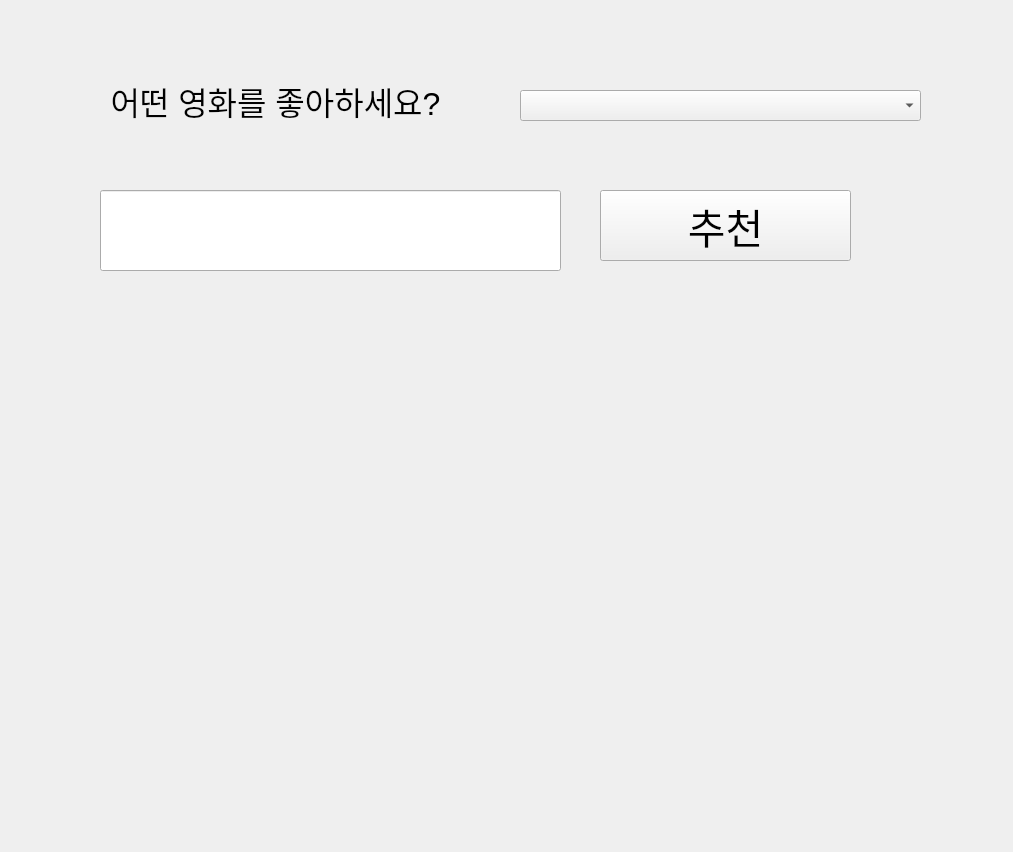
<?xml version="1.0" encoding="UTF-8"?>
<ui version="4.0">
 <class>Form</class>
 <widget class="QWidget" name="Form">
  <property name="geometry">
   <rect>
    <x>0</x>
    <y>0</y>
    <width>1013</width>
    <height>852</height>
   </rect>
  </property>
  <property name="windowTitle">
   <string>Form</string>
  </property>
  <widget class="QLabel" name="label">
   <property name="geometry">
    <rect>
     <x>10</x>
     <y>70</y>
     <width>531</width>
     <height>61</height>
    </rect>
   </property>
   <property name="font">
    <font>
     <pointsize>24</pointsize>
    </font>
   </property>
   <property name="text">
    <string>어떤 영화를 좋아하세요?</string>
   </property>
   <property name="alignment">
    <set>Qt::AlignCenter</set>
   </property>
  </widget>
  <widget class="QComboBox" name="cb_title">
   <property name="geometry">
    <rect>
     <x>520</x>
     <y>90</y>
     <width>401</width>
     <height>31</height>
    </rect>
   </property>
   <property name="font">
    <font>
     <pointsize>16</pointsize>
    </font>
   </property>
  </widget>
  <widget class="QLineEdit" name="le_keyword">
   <property name="geometry">
    <rect>
     <x>100</x>
     <y>190</y>
     <width>461</width>
     <height>81</height>
    </rect>
   </property>
   <property name="font">
    <font>
     <pointsize>20</pointsize>
    </font>
   </property>
  </widget>
  <widget class="QPushButton" name="btn_recommend">
   <property name="geometry">
    <rect>
     <x>600</x>
     <y>190</y>
     <width>251</width>
     <height>71</height>
    </rect>
   </property>
   <property name="font">
    <font>
     <pointsize>31</pointsize>
    </font>
   </property>
   <property name="text">
    <string>추천</string>
   </property>
  </widget>
  <widget class="QLabel" name="lb_recommendation">
   <property name="geometry">
    <rect>
     <x>80</x>
     <y>300</y>
     <width>841</width>
     <height>461</height>
    </rect>
   </property>
   <property name="font">
    <font>
     <pointsize>20</pointsize>
    </font>
   </property>
   <property name="text">
    <string/>
   </property>
  </widget>
 </widget>
 <resources/>
 <connections/>
</ui>
